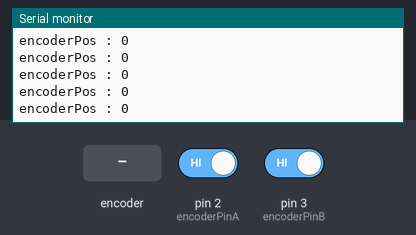
The sketch below on a simulated Arduino Uno, built with avr-gcc and run on an emulated ATmega328P. Parts: the last lines printed to the serial monitor. The inputs (shaded band) are chosen by the test bench; at power-on: pin 2 (encoderPinA) HIGH, pin 3 (encoderPinB) HIGH.

Above: at 1.2 s.
1.3 s: rotary encoder on pin 2 (encoderPinA) / pin 3 (encoderPinB) turned 2 steps (second pin leading)
At 2.2 s:
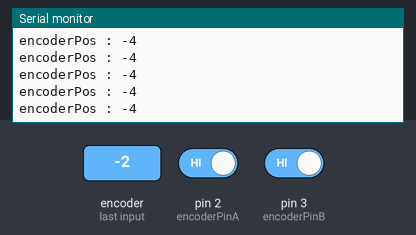
4.7 s: rotary encoder on pin 2 (encoderPinA) / pin 3 (encoderPinB) turned 3 steps (first pin leading)
At 5.5 s:
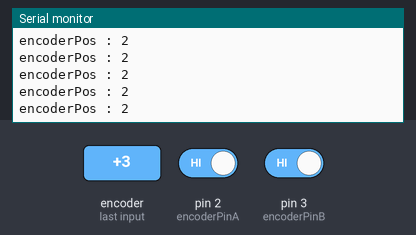
6.8 s: rotary encoder on pin 2 (encoderPinA) / pin 3 (encoderPinB) turned 2 steps (second pin leading)
10.2 s: rotary encoder on pin 2 (encoderPinA) / pin 3 (encoderPinB) turned 1 step (first pin leading)
At 10.9 s:
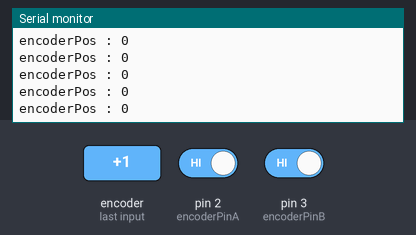
16.4 s: rotary encoder on pin 2 (encoderPinA) / pin 3 (encoderPinB) turned 2 steps (second pin leading)
At 17.3 s:
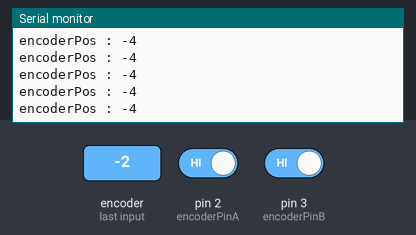
Timing chart, 0 to 19.4 s (numbered marks = the images above; inputs shaded):
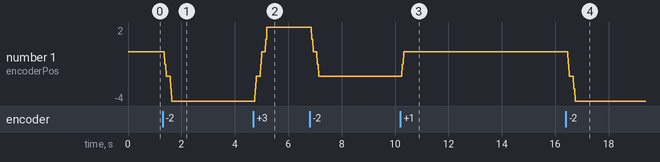

Measured:
- after the input at 1.3 s, the serial monitor: prints a new line after 0.08 s (image 1)
- after the input at 4.7 s, the serial monitor: prints a new line after 0.06 s (image 2)
- after the input at 10.2 s, the serial monitor: prints a new line after 0.07 s (image 3)
- after the input at 16.4 s, the serial monitor: prints a new line after 0.09 s (image 4)
- plotted number 1: 0 → -4 after the input at 1.3 s, -4 → 2 after the input at 4.7 s, -2 → 0 after the input at 10.2 s, 0 → -4 after the input at 16.4 s

The sketch:

2_Encoder.ino
```cpp
#define encoderPinA 2
#define encoderPinB 3
long encoderPos = 0;

void DoEncoderA(){
  encoderPos +=(digitalRead(encoderPinA) == digitalRead(encoderPinB))? 1:-1;
}
void DoEncoderB(){
  encoderPos +=(digitalRead(encoderPinA) == digitalRead(encoderPinB))? -1:1;
}

void setup() {
  // put your setup code here, to run once:
  pinMode(encoderPinA, INPUT);
  pinMode(encoderPinA, INPUT);

  attachInterrupt(0, DoEncoderA, CHANGE); // 6틱
  attachInterrupt(0, DoEncoderB, CHANGE); // 1로 변경하면 12틱

  Serial.begin(9600);
}

void loop() {
  // put your main code here, to run repeatedly:
  Serial.print("encoderPos : ");
  Serial.println(encoderPos);
}
```
